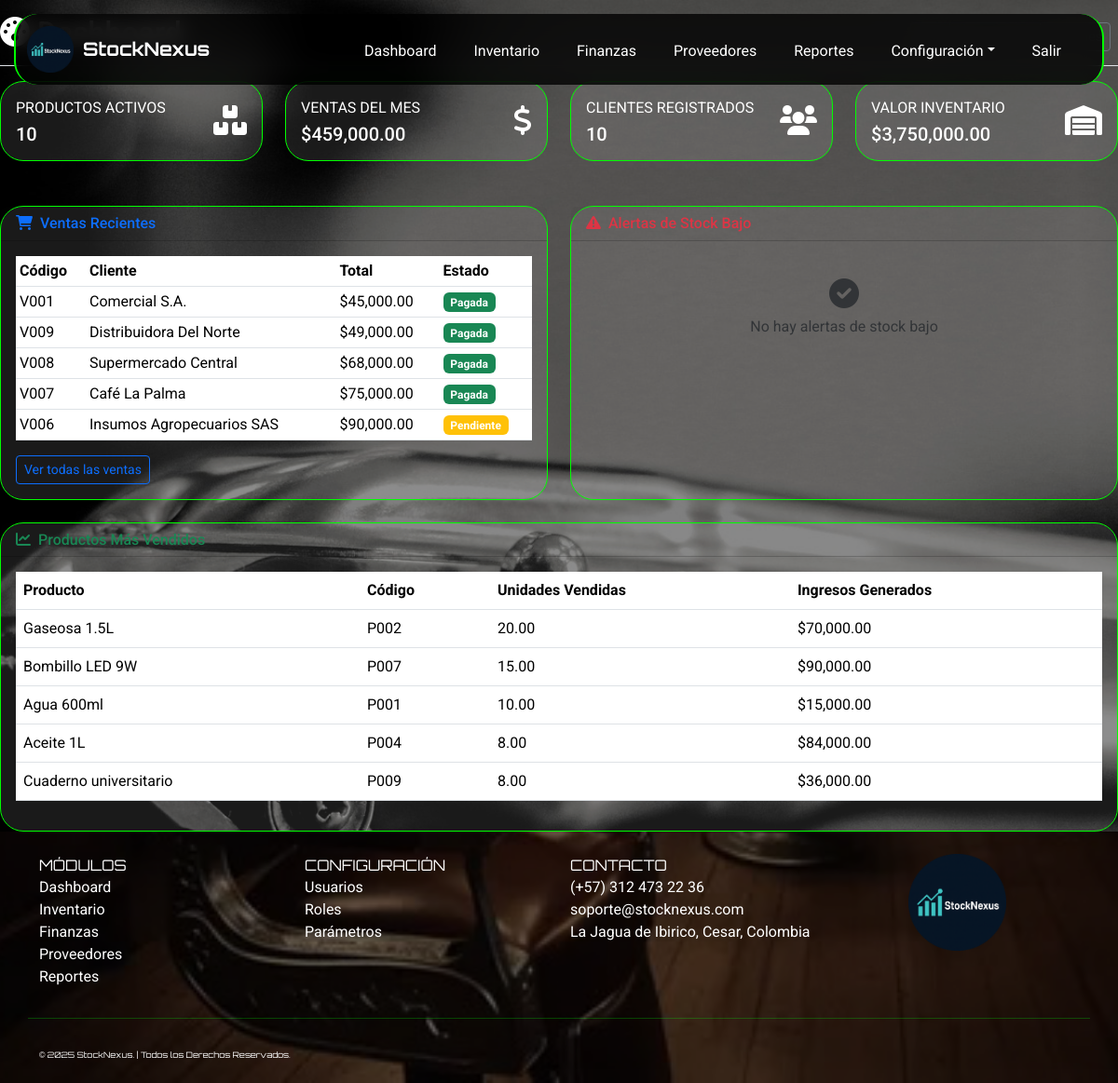
The app's page /index.php?page=dashboard (signed in) with its own data.
### tables this page shows
CREATE TABLE ventas (
    id_venta INT AUTO_INCREMENT PRIMARY KEY,
    codigo_venta VARCHAR(50) UNIQUE NOT NULL,
    id_cliente INT,
    id_usuario INT NOT NULL,
    fecha_venta DATETIME DEFAULT CURRENT_TIMESTAMP,
    metodo_pago ENUM('Efectivo', 'Transferencia', 'Tarjeta', 'Crédito') DEFAULT 'Efectivo',
    total_venta DECIMAL(14,2) DEFAULT 0,
    estado ENUM('Pendiente','Pagada','Anulada') DEFAULT 'Pendiente',
    FOREIGN KEY (id_cliente) REFERENCES clientes(id_cliente),
    FOREIGN KEY (id_usuario) REFERENCES usuarios(id_usuario)
);

CREATE TABLE clientes (
    id_cliente INT AUTO_INCREMENT PRIMARY KEY,
    nombre_cliente VARCHAR(100) NOT NULL,
    identificacion VARCHAR(30) UNIQUE,
    telefono VARCHAR(20),
    correo VARCHAR(100),
    direccion VARCHAR(150),
    ciudad VARCHAR(100),
    fecha_registro DATETIME DEFAULT CURRENT_TIMESTAMP
);

### app/models/Dashboard.php (called while the page is built, shortened)
<?php
class Dashboard {
    private $db;
    public function __construct($database) {
        $this->db = $database;
    }
    public function obtenerEstadisticasGenerales() {
        try {
            $stats = [];
            $stmt = $this->db->query("SELECT COUNT(*) as total FROM productos WHERE estado = 'Activo'");
            $stats['total_productos'] = $stmt->fetch()['total'];
            $stmt = $this->db->query("
                SELECT COUNT(*) as total
                FROM productos
                WHERE stock_actual <= stock_minimo AND estado = 'Activo'
            ");
            $stats['productos_stock_bajo'] = $stmt->fetch()['total'];
            $stmt = $this->db->query("
                SELECT
                    COUNT(*) as total_ventas,
                    COALESCE(SUM(total_venta), 0) as ingresos_ventas
                FROM ventas
                WHERE MONTH(fecha_venta) = MONTH(CURRENT_DATE())
                AND YEAR(fecha_venta) = YEAR(CURRENT_DATE())
                AND estado = 'Pagada'
            ");
            $ventas_mes = $stmt->fetch();
            $stats['ventas_mes'] = $ventas_mes['total_ventas'];
            $stats['ingresos_ventas_mes'] = $ventas_mes['ingresos_ventas'];
            $stmt = $this->db->query("
                SELECT
                    COUNT(*) as total_compras,
                    COALESCE(SUM(total_compra), 0) as egresos_compras
                FROM compras
                WHERE MONTH(fecha_compra) = MONTH(CURRENT_DATE())
                AND YEAR(fecha_compra) = YEAR(CURRENT_DATE())
                AND estado = 'Pagada'
            ");
            $compras_mes = $stmt->fetch();
            $stats['compras_mes'] = $compras_mes['total_compras'];
            $stats['egresos_compras_mes'] = $compras_mes['egresos_compras'];
            $stmt = $this->db->query("SELECT COUNT(*) as total FROM clientes");
            $stats['total_clientes'] = $stmt->fetch()['total'];
            $stmt = $this->db->query("SELECT COUNT(*) as total FROM proveedores");
            $stats['total_proveedores'] = $stmt->fetch()['total'];
            $stmt = $this->db->query("
                SELECT COALESCE(SUM(stock_actual * precio_compra), 0) as valor_total
                FROM productos
                WHERE estado = 'Activo'
            ");
            $stats['valor_inventario'] = $stmt->fetch()['valor_total'];
            return $stats;
        } catch (PDOException $e) {
            error_log("Error en obtenerEstadisticasGenerales: " . $e->getMessage());
            return [];
        }
    }
    public function obtenerProductosMasVendidos($limite = 5) {
        try {
            $stmt = $this->db->prepare("
                SELECT
                    p.codigo_producto,
                    p.nombre_producto,
                    SUM(dv.cantidad) as total_vendido,
                    SUM(dv.subtotal) as ingresos_generados
                FROM detalle_ventas dv
                JOIN productos p ON dv.id_producto = p.id_producto
                JOIN ventas v ON dv.id_venta = v.id_venta
                WHERE v.estado = 'Pagada'
                GROUP BY p.id_producto
                ORDER BY total_vendido DESC
                LIMIT :limite
            ");
            $stmt->bindValue(':limite', $limite, PDO::PARAM_INT);
            $stmt->execute();
            return $stmt->fetchAll();
        } catch (PDOException $e) {
            error_log("Error en obtenerProductosMasVendidos: " . $e->getMessage());
            return [];
        }
    }
    public function obtenerVentasRecientes($limite = 5) {
        try {
            $stmt = $this->db->prepare("
                SELECT
                    v.codigo_venta,
                    c.nombre_cliente,
                    v.total_venta,
                    v.fecha_venta,
                    v.estado,
                    v.metodo_pago
                FROM ventas v
                LEFT JOIN clientes c ON v.id_cliente = c.id_cliente
                ORDER BY v.fecha_venta DESC
                LIMIT :limite
            ");
            $stmt->bindValue(':limite', $limite, PDO::PARAM_INT);
            $stmt->execute();
            return $stmt->fetchAll();
        } catch (PDOException $e) {
            error_log("Error en obtenerVentasRecientes: " . $e->getMessage());
            return [];
        }
    }
}
?>

### app/views/Dashboard/dashboard.php (the view)
<?php
$dashboardModel = new Dashboard($db);
$estadisticas = $dashboardModel->obtenerEstadisticasGenerales();
$ventasRecientes = $dashboardModel->obtenerVentasRecientes(5);
$alertasStock = $dashboardModel->obtenerAlertasStock();
$productosMasVendidos = $dashboardModel->obtenerProductosMasVendidos(5);
?>
<div class="d-flex justify-content-between flex-wrap flex-md-nowrap align-items-center pt-3 pb-2 mb-3 border-bottom">
    <h1 class="h2"><i class="fas fa-tachometer-alt me-2"></i>Dashboard</h1>
    <div class="btn-toolbar mb-2 mb-md-0">
        <div class="btn-group me-2">
            <button type="button" class="btn btn-sm btn-outline-secondary">Hoy</button>
            <button type="button" class="btn btn-sm btn-outline-secondary">Esta semana</button>
            <button type="button" class="btn btn-sm btn-outline-secondary">Este mes</button>
        </div>
    </div>
</div>
<div class="row mb-4">
    <div class="col-xl-3 col-md-6 mb-4">
        <div class="card stat-card h-100">
            <div class="card-body">
                <div class="row align-items-center">
                    <div class="col mr-2">
                        <div class="text-xs font-weight-bold text-white text-uppercase mb-1">
                            Productos Activos
                        </div>
                        <div class="h5 mb-0 font-weight-bold text-white"><?= $estadisticas['total_productos'] ?? 0 ?></div>
                    </div>
                    <div class="col-auto">
                        <i class="fas fa-boxes fa-2x text-white"></i>
                    </div>
                </div>
            </div>
        </div>
    </div>
    <div class="col-xl-3 col-md-6 mb-4">
        <div class="card stat-card h-100">
            <div class="card-body">
                <div class="row align-items-center">
                    <div class="col mr-2">
                        <div class="text-xs font-weight-bold text-white text-uppercase mb-1">
                            Ventas del Mes
                        </div>
                        <div class="h5 mb-0 font-weight-bold text-white">$<?= number_format($estadisticas['ingresos_ventas_mes'] ?? 0, 2) ?></div>
                    </div>
                    <div class="col-auto">
                        <i class="fas fa-dollar-sign fa-2x text-white"></i>
                    </div>
                </div>
            </div>
        </div>
    </div>
    <div class="col-xl-3 col-md-6 mb-4">
        <div class="card stat-card h-100">
            <div class="card-body">
                <div class="row align-items-center">
                    <div class="col mr-2">
                        <div class="text-xs font-weight-bold text-white text-uppercase mb-1">
                            Clientes Registrados
                        </div>
                        <div class="h5 mb-0 font-weight-bold text-white"><?= $estadisticas['total_clientes'] ?? 0 ?></div>
                    </div>
                    <div class="col-auto">
                        <i class="fas fa-users fa-2x text-white"></i>
                    </div>
                </div>
            </div>
        </div>
    </div>
    <div class="col-xl-3 col-md-6 mb-4">
        <div class="card stat-card h-100">
            <div class="card-body">
                <div class="row align-items-center">
                    <div class="col mr-2">
                        <div class="text-xs font-weight-bold text-white text-uppercase mb-1">
                            Valor Inventario
                        </div>
                        <div class="h5 mb-0 font-weight-bold text-white">$<?= number_format($estadisticas['valor_inventario'] ?? 0, 2) ?></div>
                    </div>
                    <div class="col-auto">
                        <i class="fas fa-warehouse fa-2x text-white"></i>
                    </div>
                </div>
            </div>
        </div>
    </div>
</div>
<div class="row">
    <div class="col-lg-6 mb-4">
        <div class="card h-100">
            <div class="card-header">
                <h6 class="m-0 font-weight-bold text-primary">
                    <i class="fas fa-shopping-cart me-2"></i>Ventas Recientes
                </h6>
            </div>
            <div class="card-body">
                <div class="table-responsive">
                    <table class="table table-sm table-hover">
                        <thead>
                            <tr>
                                <th>Código</th>
                                <th>Cliente</th>
                                <th>Total</th>
                                <th>Estado</th>
                            </tr>
                        </thead>
                        <tbody>
                            <?php foreach ($ventasRecientes as $venta): ?>
                            <tr>
                                <td><?= $venta['codigo_venta'] ?></td>
                                <td><?= $venta['nombre_cliente'] ?: 'Cliente General' ?></td>
                                <td>$<?= number_format($venta['total_venta'], 2) ?></td>
                                <td>
                                    <span class="badge bg-<?= $venta['estado'] == 'Pagada' ? 'success' : 'warning' ?>">
                                        <?= $venta['estado'] ?>
                                    </span>
                                </td>
                            </tr>
                            <?php endforeach; ?>
                        </tbody>
                    </table>
                </div>
                <a href="index.php?page=ventas" class="btn btn-sm btn-outline-primary">Ver todas las ventas</a>
            </div>
        </div>
    </div>
    <div class="col-lg-6 mb-4">
        <div class="card h-100">
            <div class="card-header">
                <h6 class="m-0 font-weight-bold text-danger">
                    <i class="fas fa-exclamation-triangle me-2"></i>Alertas de Stock Bajo
                </h6>
            </div>
            <div class="card-body">
                <?php if (!empty($alertasStock)): ?>
                    <div class="table-responsive">
                        <table class="table table-sm table-hover">
                            <thead>
                                <tr>
                                    <th>Producto</th>
                                    <th>Stock Actual</th>
                                    <th>Stock Mínimo</th>
                                    <th>Diferencia</th>
                                </tr>
                            </thead>
                            <tbody>
                                <?php foreach ($alertasStock as $producto): ?>
                                <tr>
                                    <td><?= $producto['nombre_producto'] ?></td>
                                    <td><?= $producto['stock_actual'] ?></td>
                                    <td><?= $producto['stock_minimo'] ?></td>
                                    <td>
                                        <span class="badge bg-danger"><?= $producto['diferencia'] ?></span>
                                    </td>
                                </tr>
                                <?php endforeach; ?>
                            </tbody>
                        </table>
                    </div>
                    <a href="index.php?page=productos" class="btn btn-sm btn-outline-danger">Gestionar inventario</a>
                <?php else: ?>
                    <div class="text-center text-muted py-4">
                        <i class="fas fa-check-circle fa-2x mb-2"></i>
                        <p>No hay alertas de stock bajo</p>
                    </div>
                <?php endif; ?>
            </div>
        </div>
    </div>
</div>
<div class="row">
    <div class="col-lg-12">
        <div class="card">
            <div class="card-header">
                <h6 class="m-0 font-weight-bold text-success">
                    <i class="fas fa-chart-line me-2"></i>Productos Más Vendidos
                </h6>
            </div>
            <div class="card-body">
                <div class="table-responsive">
                    <table class="table table-hover">
                        <thead>
                            <tr>
                                <th>Producto</th>
                                <th>Código</th>
                                <th>Unidades Vendidas</th>
                                <th>Ingresos Generados</th>
                            </tr>
                        </thead>
                        <tbody>
                            <?php foreach ($productosMasVendidos as $producto): ?>
                            <tr>
                                <td><?= $producto['nombre_producto'] ?></td>
                                <td><?= $producto['codigo_producto'] ?></td>
                                <td><?= $producto['total_vendido'] ?></td>
                                <td>$<?= number_format($producto['ingresos_generados'], 2) ?></td>
                            </tr>
                            <?php endforeach; ?>
                        </tbody>
                    </table>
                </div>
            </div>
        </div>
    </div>
</div>

### records on screen
ventas: codigo_venta "V001", id_cliente.nombre_cliente "Comercial S.A.", total_venta "45,000.00", estado "Pagada"
ventas: codigo_venta "V009", id_cliente.nombre_cliente "Distribuidora Del Norte", total_venta "49,000.00", estado "Pagada"
ventas: codigo_venta "V008", id_cliente.nombre_cliente "Supermercado Central", total_venta "68,000.00", estado "Pagada"
ventas: codigo_venta "V007", id_cliente.nombre_cliente "Café La Palma", total_venta "75,000.00", estado "Pagada"
ventas: codigo_venta "V006", id_cliente.nombre_cliente "Insumos Agropecuarios SAS", total_venta "90,000.00", estado "Pendiente"

### other values on screen
$estadisticas['total_productos'] "10"
$estadisticas['ingresos_ventas_mes'] "459,000.00"
$estadisticas['total_clientes'] "10"
$estadisticas['valor_inventario'] "3,750,000.00"
$producto['nombre_producto'] "Gaseosa 1.5L"
$producto['codigo_producto'] "P002"
$producto['total_vendido'] "20.00"
$producto['ingresos_generados'] "70,000.00"
$producto['nombre_producto'] "Bombillo LED 9W"
$producto['codigo_producto'] "P007"
$producto['total_vendido'] "15.00"
$producto['ingresos_generados'] "90,000.00"
$producto['nombre_producto'] "Agua 600ml"
$producto['codigo_producto'] "P001"
$producto['total_vendido'] "10.00"
